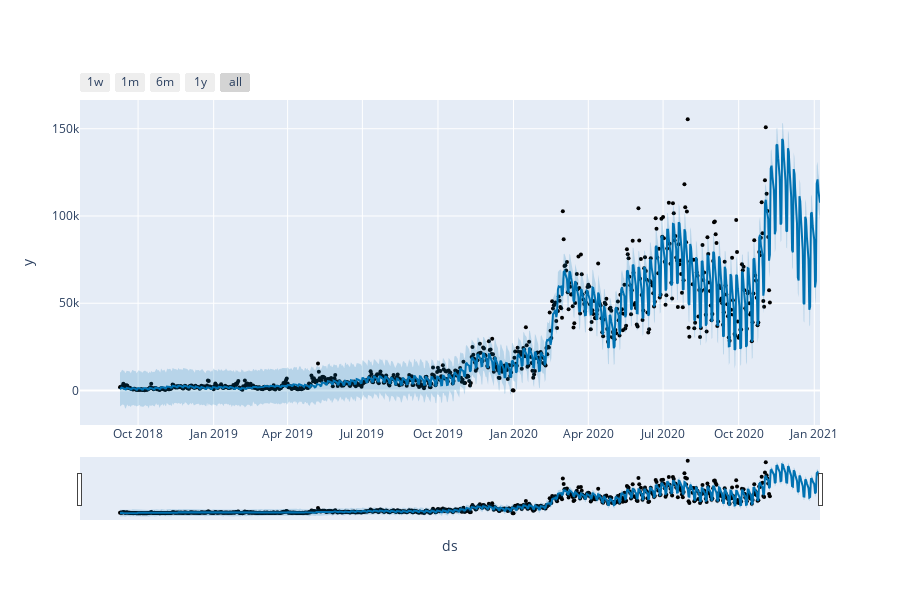

The notebook cell saved with this chart:
### Code cell
fig = plot_plotly(m_pagev, forecast_pagev)
py.iplot(fig) 

fig = m_pagev.plot(forecast_pagev)
a = add_changepoints_to_plot(fig.gca(), m_pagev, forecast_pagev)
plt.show()

### Figure 1 — Plotly figure (JSON) as saved in the notebook; plotly's stock layout.template omitted (floating-point values rounded to 4 significant figures; data arrays with more than 128 entries replaced by an {"elided": "..."} marker saying what was removed)
{"data": [{"marker": {"color": "black", "size": 4}, "mode": "markers", "name": "Actual", "type": "scatter", "x": {"elided": "792 str values"}, "y": {"elided": "792 int values"}}, {"hoverinfo": "skip", "line": {"width": 0}, "mode": "lines", "type": "scatter", "x": {"elided": "853 str values"}, "y": {"elided": "853 float values"}}, {"fill": "tonexty", "fillcolor": "rgba(0, 114, 178, 0.2)", "line": {"color": "#0072B2", "width": 2}, "mode": "lines", "name": "Predicted", "type": "scatter", "x": {"elided": "853 str values"}, "y": {"elided": "853 float values"}}, {"fill": "tonexty", "fillcolor": "rgba(0, 114, 178, 0.2)", "hoverinfo": "skip", "line": {"width": 0}, "mode": "lines", "type": "scatter", "x": {"elided": "853 str values"}, "y": {"elided": "853 float values"}}], "layout": {"height": 600, "showlegend": false, "width": 900, "xaxis": {"rangeselector": {"buttons": [{"count": 7, "label": "1w", "step": "day", "stepmode": "backward"}, {"count": 1, "label": "1m", "step": "month", "stepmode": "backward"}, {"count": 6, "label": "6m", "step": "month", "stepmode": "backward"}, {"count": 1, "label": "1y", "step": "year", "stepmode": "backward"}, {"step": "all"}]}, "rangeslider": {"visible": true}, "title": {"text": "ds"}, "type": "date"}, "yaxis": {"title": {"text": "y"}}}}
